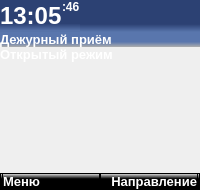
      <widget class="QWidget" name="main_page">
       <layout class="QVBoxLayout" name="verticalLayout_32">
        <property name="spacing">
         <number>0</number>
        </property>
        <property name="leftMargin">
         <number>0</number>
        </property>
        <property name="topMargin">
         <number>0</number>
        </property>
        <property name="rightMargin">
         <number>0</number>
        </property>
        <property name="bottomMargin">
         <number>0</number>
        </property>
        <item>
         <layout class="QVBoxLayout" name="verticalLayout_33">
          <property name="spacing">
           <number>0</number>
          </property>
          <item>
           <widget class="QWidget" name="horizontalWidget_6" native="true">
            <property name="sizePolicy">
             <sizepolicy hsizetype="Preferred" vsizetype="Fixed">
              <horstretch>0</horstretch>
              <verstretch>0</verstretch>
             </sizepolicy>
            </property>
            <property name="styleSheet">
             <string notr="true">QWidget{
	background: qlineargradient(spread:pad, x1:0, y1:0, x2:0, y2:1, stop:0.755682 rgba(44, 65, 115, 255), stop:1  rgba(89, 118, 173, 255))
}
QLabel {
	color: rgb(255, 255, 255)
}</string>
            </property>
            <layout class="QHBoxLayout" name="TimeLayout_2">
             <property name="spacing">
              <number>0</number>
             </property>
             <property name="leftMargin">
              <number>0</number>
             </property>
             <property name="topMargin">
              <number>0</number>
             </property>
             <property name="rightMargin">
              <number>0</number>
             </property>
             <property name="bottomMargin">
              <number>1</number>
             </property>
             <item>
              <widget class="QLabel" name="hours_minutes_2">
               <property name="sizePolicy">
                <sizepolicy hsizetype="Fixed" vsizetype="Fixed">
                 <horstretch>0</horstretch>
                 <verstretch>0</verstretch>
                </sizepolicy>
               </property>
               <property name="minimumSize">
                <size>
                 <width>0</width>
                 <height>31</height>
                </size>
               </property>
               <property name="maximumSize">
                <size>
                 <width>16777215</width>
                 <height>16777215</height>
                </size>
               </property>
               <property name="font">
                <font>
                 <pointsize>18</pointsize>
                 <weight>75</weight>
                 <bold>true</bold>
                </font>
               </property>
               <property name="text">
                <string>13:05</string>
               </property>
              </widget>
             </item>
             <item>
              <widget class="QLabel" name="seconds_2">
               <property name="sizePolicy">
                <sizepolicy hsizetype="Fixed" vsizetype="Expanding">
                 <horstretch>0</horstretch>
                 <verstretch>0</verstretch>
                </sizepolicy>
               </property>
               <property name="font">
                <font>
                 <pointsize>9</pointsize>
                 <weight>75</weight>
                 <bold>true</bold>
                </font>
               </property>
               <property name="text">
                <string>:46</string>
               </property>
               <property name="scaledContents">
                <bool>false</bool>
               </property>
               <property name="alignment">
                <set>Qt::AlignLeading|Qt::AlignLeft|Qt::AlignTop</set>
               </property>
               <property name="margin">
                <number>0</number>
               </property>
              </widget>
             </item>
             <item>
              <spacer name="horizontalSpacer_2">
               <property name="orientation">
                <enum>Qt::Horizontal</enum>
               </property>
               <property name="sizeHint" stdset="0">
                <size>
                 <width>40</width>
                 <height>10</height>
                </size>
               </property>
              </spacer>
             </item>
             <item>
              <widget class="QLabel" name="sputnik">
               <property name="sizePolicy">
                <sizepolicy hsizetype="Fixed" vsizetype="Fixed">
                 <horstretch>0</horstretch>
                 <verstretch>0</verstretch>
                </sizepolicy>
               </property>
               <property name="minimumSize">
                <size>
                 <width>24</width>
                 <height>24</height>
                </size>
               </property>
               <property name="maximumSize">
                <size>
                 <width>24</width>
                 <height>24</height>
                </size>
               </property>
               <property name="styleSheet">
                <string notr="true">border-image: url(:/resources/sputnik32.png);
background: none;</string>
               </property>
               <property name="text">
                <string/>
               </property>
               <property name="margin">
                <number>0</number>
               </property>
              </widget>
             </item>
            </layout>
           </widget>
          </item>
          <item>
           <widget class="QLabel" name="dejurnii_label">
            <property name="sizePolicy">
             <sizepolicy hsizetype="Preferred" vsizetype="Fixed">
              <horstretch>0</horstretch>
              <verstretch>0</verstretch>
             </sizepolicy>
            </property>
            <property name="sizeIncrement">
             <size>
              <width>0</width>
              <height>0</height>
             </size>
            </property>
            <property name="baseSize">
             <size>
              <width>0</width>
              <height>0</height>
             </size>
            </property>
            <property name="font">
             <font>
              <pointsize>10</pointsize>
              <weight>75</weight>
              <bold>true</bold>
             </font>
            </property>
            <property name="styleSheet">
             <string notr="true">color: rgb(255, 255, 255);
background: qlineargradient(spread:pad, x1:0, y1:0, x2:0, y2:1, stop:0.659091 rgba(89, 118, 173, 255), stop:1 rgba(173, 173, 173, 255));</string>
            </property>
            <property name="text">
             <string>Дежурный приём</string>
            </property>
            <property name="scaledContents">
             <bool>false</bool>
            </property>
           </widget>
          </item>
          <item>
           <widget class="QWidget" name="main_background" native="true">
            <property name="autoFillBackground">
             <bool>false</bool>
            </property>
            <property name="styleSheet">
             <string notr="true">#main_background {
 border-image: url(:/resources/Kremlin.png)
}</string>
            </property>
            <layout class="QVBoxLayout" name="verticalLayout_34">
             <property name="leftMargin">
              <number>0</number>
             </property>
             <property name="topMargin">
              <number>0</number>
             </property>
             <property name="rightMargin">
              <number>0</number>
             </property>
             <property name="bottomMargin">
              <number>0</number>
             </property>
             <item>
              <widget class="QLabel" name="open_state_label">
               <property name="sizePolicy">
                <sizepolicy hsizetype="Preferred" vsizetype="Fixed">
                 <horstretch>0</horstretch>
                 <verstretch>0</verstretch>
                </sizepolicy>
               </property>
               <property name="font">
                <font>
                 <pointsize>10</pointsize>
                 <weight>75</weight>
                 <bold>true</bold>
                </font>
               </property>
               <property name="styleSheet">
                <string notr="true">background: none;color: rgb(255, 255, 255);</string>
               </property>
               <property name="text">
                <string>Открытый режим</string>
               </property>
              </widget>
             </item>
             <item>
              <spacer name="verticalSpacer_2">
               <property name="orientation">
                <enum>Qt::Vertical</enum>
               </property>
               <property name="sizeHint" stdset="0">
                <size>
                 <width>20</width>
                 <height>40</height>
                </size>
               </property>
              </spacer>
             </item>
             <item>
              <widget class="QWidget" name="main_info" native="true">
               <property name="styleSheet">
                <string notr="true">background: none;color: rgb(255, 255, 255);</string>
               </property>
               <layout class="QVBoxLayout" name="verticalLayout_38">
                <property name="spacing">
                 <number>4</number>
                </property>
                <property name="bottomMargin">
                 <number>6</number>
                </property>
                <item>
                 <widget class="QLabel" name="direction_label">
                  <property name="font">
                   <font>
                    <weight>75</weight>
                    <bold>true</bold>
                   </font>
                  </property>
                  <property name="styleSheet">
                   <string notr="true"/>
                  </property>
                  <property name="text">
                   <string/>
                  </property>
                  <property name="alignment">
                   <set>Qt::AlignCenter</set>
                  </property>
                 </widget>
                </item>
                <item>
                 <widget class="QLabel" name="channel_label">
                  <property name="font">
                   <font>
                    <weight>75</weight>
                    <bold>true</bold>
                   </font>
                  </property>
                  <property name="styleSheet">
                   <string notr="true"/>
                  </property>
                  <property name="text">
                   <string/>
                  </property>
                  <property name="alignment">
                   <set>Qt::AlignCenter</set>
                  </property>
                 </widget>
                </item>
                <item>
                 <widget class="QLabel" name="data_label">
                  <property name="font">
                   <font>
                    <weight>75</weight>
                    <bold>true</bold>
                   </font>
                  </property>
                  <property name="styleSheet">
                   <string notr="true"/>
                  </property>
                  <property name="text">
                   <string/>
                  </property>
                  <property name="alignment">
                   <set>Qt::AlignCenter</set>
                  </property>
                 </widget>
                </item>
               </layout>
              </widget>
             </item>
            </layout>
           </widget>
          </item>
          <item>
           <widget class="QWidget" name="horizontalWidget_9" native="true">
            <property name="sizePolicy">
             <sizepolicy hsizetype="Preferred" vsizetype="Fixed">
              <horstretch>0</horstretch>
              <verstretch>0</verstretch>
             </sizepolicy>
            </property>
            <property name="styleSheet">
             <string notr="true">QWidget {
		background: qlineargradient(spread:pad, x1:0, y1:1, x2:0, y2:0, stop:0.659091 rgba(0, 0, 0, 255), stop:1 rgba(255, 255, 255, 255));
border: 1px solid black;
}
QLabel {
	color: rgb(255, 255, 255)
}</string>
            </property>
            <layout class="QHBoxLayout" name="horizontalLayout_10">
             <property name="spacing">
              <number>0</number>
             </property>
             <property name="leftMargin">
              <number>2</number>
             </property>
             <property name="topMargin">
              <number>0</number>
             </property>
             <property name="rightMargin">
              <number>2</number>
             </property>
             <property name="bottomMargin">
              <number>0</number>
             </property>
             <item>
              <widget class="QPushButton" name="main_left">
               <property name="font">
                <font>
                 <pointsize>10</pointsize>
                 <weight>75</weight>
                 <bold>true</bold>
                </font>
               </property>
               <property name="layoutDirection">
                <enum>Qt::LeftToRight</enum>
               </property>
               <property name="autoFillBackground">
                <bool>false</bool>
               </property>
               <property name="styleSheet">
                <string notr="true">color: rgb(255, 255, 255);
text-align:left;</string>
               </property>
               <property name="text">
                <string>Меню</string>
               </property>
               <property name="autoDefault">
                <bool>false</bool>
               </property>
               <property name="default">
                <bool>false</bool>
               </property>
               <property name="flat">
                <bool>false</bool>
               </property>
              </widget>
             </item>
             <item>
              <widget class="QPushButton" name="main_right">
               <property name="font">
                <font>
                 <pointsize>10</pointsize>
                 <weight>75</weight>
                 <bold>true</bold>
                </font>
               </property>
               <property name="layoutDirection">
                <enum>Qt::LeftToRight</enum>
               </property>
               <property name="autoFillBackground">
                <bool>false</bool>
               </property>
               <property name="styleSheet">
                <string notr="true">color: rgb(255, 255, 255);
text-align:right;</string>
               </property>
               <property name="text">
                <string>Направление</string>
               </property>
               <property name="autoDefault">
                <bool>false</bool>
               </property>
               <property name="default">
                <bool>false</bool>
               </property>
               <property name="flat">
                <bool>false</bool>
               </property>
              </widget>
             </item>
            </layout>
           </widget>
          </item>
         </layout>
        </item>
       </layout>
      </widget>
